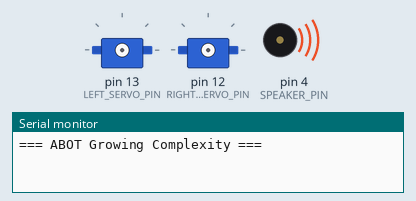
Recording of a sketch running on a simulated Arduino Uno, built with avr-gcc and run on an emulated ATmega328P. Parts: 2 × servo, buzzer (waves = sounding), the last lines printed to the serial monitor.

Above: at 0.1 s.
At 3.4 s:
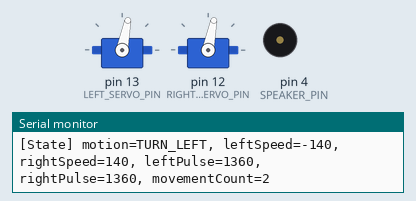
At 6.2 s:
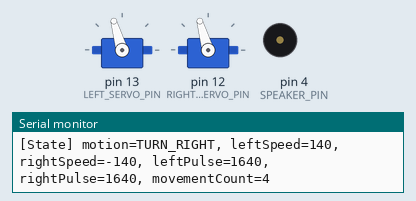
At 7.6 s:
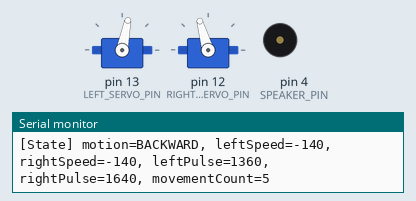
At 16.1 s:
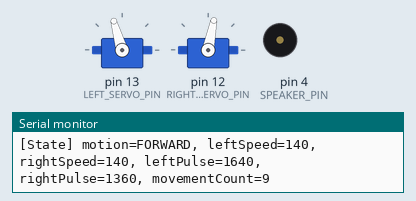
At 32.8 s:
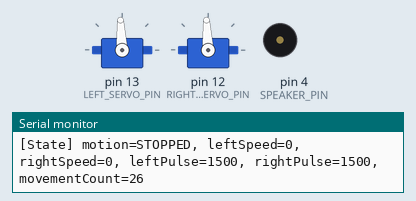
Timing chart, 0 to 34.3 s (numbered marks = the images above):
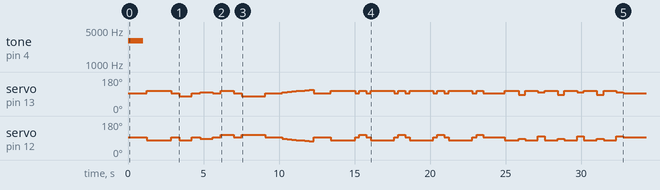

The sketch:

AbotGrowingComplexity.ino
```cpp
/*
 * Fribot Learning
 * Class Concept Robot
 *
 * Starter Project 02 — Growing Complexity
 *
 * This sketch expands the procedural ABOT program.
 *
 * It intentionally uses:
 *
 * - global variables,
 * - global state,
 * - many related constants,
 * - many procedural functions,
 * - shared Servo objects,
 * - movement sequences,
 * - calibration values,
 * - runtime state tracking.
 *
 * The program still works without a user-defined Robot class.
 *
 * The learning objective is to experience how procedural code becomes
 * more difficult to understand as responsibilities and state increase.
 */

#include <Servo.h>

// ============================================================================
// Hardware configuration
// ============================================================================

const int LEFT_SERVO_PIN = 13;
const int RIGHT_SERVO_PIN = 12;
const int SPEAKER_PIN = 4;

// ============================================================================
// Servo pulse configuration
// ============================================================================

const int SERVO_CLOCKWISE_FULL = 1300;
const int SERVO_STOP = 1500;
const int SERVO_COUNTERCLOCKWISE_FULL = 1700;

// ============================================================================
// Speed configuration
// ============================================================================

const int SPEED_MIN = -200;
const int SPEED_MAX = 200;

const int SPEED_SLOW = 80;
const int SPEED_NORMAL = 140;
const int SPEED_FAST = 200;

// ============================================================================
// Servo calibration
// ============================================================================

/*
 * Small calibration values may be required because two continuous
 * rotation servos do not always rotate at exactly the same speed.
 *
 * Change these values only after testing the physical robot.
 */

int leftServoCalibration = 0;
int rightServoCalibration = 0;

// ============================================================================
// Timing configuration
// ============================================================================

const int STARTUP_TONE_FREQUENCY = 3000;
const int STARTUP_TONE_DURATION = 1000;

const int SHORT_PAUSE_TIME = 500;
const int NORMAL_PAUSE_TIME = 1000;

const int SHORT_FORWARD_TIME = 800;
const int NORMAL_FORWARD_TIME = 1500;
const int LONG_FORWARD_TIME = 2500;

const int QUARTER_TURN_TIME = 400;
const int HALF_TURN_TIME = 800;

// ============================================================================
// Movement state
// ============================================================================

enum MotionState
{
  MOTION_STOPPED,
  MOTION_FORWARD,
  MOTION_BACKWARD,
  MOTION_TURN_LEFT,
  MOTION_TURN_RIGHT
};

MotionState currentMotion = MOTION_STOPPED;

int currentLeftSpeed = 0;
int currentRightSpeed = 0;

int currentLeftPulse = SERVO_STOP;
int currentRightPulse = SERVO_STOP;

bool servosAttached = false;

unsigned long movementCount = 0;

// ============================================================================
// Servo resources
// ============================================================================

Servo servoLeft;
Servo servoRight;

// ============================================================================
// Function declarations
// ============================================================================

void initializeRobot();
void playStartupTone();

void attachServos();
void detachServos();

void setWheelSpeeds(int leftSpeed, int rightSpeed);
void applyServoPulses(int leftPulse, int rightPulse);

int speedToLeftPulse(int speed);
int speedToRightPulse(int speed);
int clampSpeed(int speed);
int clampPulse(int pulse);

void moveForward(int speed, int time);
void moveBackward(int speed, int time);
void turnLeft(int speed, int time);
void turnRight(int speed, int time);
void pauseRobot(int time);
void stopRobot();

void accelerateForward(int startSpeed, int endSpeed, int step, int stepTime);

void runBasicSequence();
void runSquarePattern();
void runZigzagPattern();

void updateMotionState(
  MotionState motion,
  int leftSpeed,
  int rightSpeed
);

void printRobotState();
const char* motionToText(MotionState motion);

// ============================================================================
// Arduino setup
// ============================================================================

void setup()
{
  Serial.begin(9600);

  initializeRobot();

  Serial.println();
  Serial.println("=== Sequence 1: Basic Movement ===");

  runBasicSequence();

  pauseRobot(NORMAL_PAUSE_TIME);

  Serial.println();
  Serial.println("=== Sequence 2: Acceleration ===");

  accelerateForward(
    SPEED_SLOW,
    SPEED_FAST,
    20,
    250
  );

  pauseRobot(NORMAL_PAUSE_TIME);

  Serial.println();
  Serial.println("=== Sequence 3: Square Pattern ===");

  runSquarePattern();

  pauseRobot(NORMAL_PAUSE_TIME);

  Serial.println();
  Serial.println("=== Sequence 4: Zigzag Pattern ===");

  runZigzagPattern();

  stopRobot();

  detachServos();

  Serial.println();
  Serial.println("=== Demonstration Complete ===");
}

// ============================================================================
// Arduino loop
// ============================================================================

void loop()
{
  /*
   * This demonstration runs once in setup().
   *
   * Nothing needs to repeat automatically.
   */
}

// ============================================================================
// Robot initialization
// ============================================================================

void initializeRobot()
{
  Serial.println("=== ABOT Growing Complexity ===");

  playStartupTone();

  attachServos();

  stopRobot();

  Serial.println("[Robot] initialization complete");

  printRobotState();
}

void playStartupTone()
{
  tone(
    SPEAKER_PIN,
    STARTUP_TONE_FREQUENCY,
    STARTUP_TONE_DURATION
  );

  delay(STARTUP_TONE_DURATION);
}

// ============================================================================
// Servo connection management
// ============================================================================

void attachServos()
{
  if (servosAttached)
  {
    return;
  }

  servoLeft.attach(LEFT_SERVO_PIN);
  servoRight.attach(RIGHT_SERVO_PIN);

  servosAttached = true;

  applyServoPulses(
    SERVO_STOP,
    SERVO_STOP
  );

  Serial.println("[Robot] servos attached");
}

void detachServos()
{
  if (!servosAttached)
  {
    return;
  }

  stopRobot();

  servoLeft.detach();
  servoRight.detach();

  servosAttached = false;

  Serial.println("[Robot] servos detached");
}

// ============================================================================
// Wheel speed control
// ============================================================================

void setWheelSpeeds(int leftSpeed, int rightSpeed)
{
  if (!servosAttached)
  {
    Serial.println("[Warning] servos are not attached");
    return;
  }

  leftSpeed = clampSpeed(leftSpeed);
  rightSpeed = clampSpeed(rightSpeed);

  int leftPulse = speedToLeftPulse(leftSpeed);
  int rightPulse = speedToRightPulse(rightSpeed);

  applyServoPulses(
    leftPulse,
    rightPulse
  );

  currentLeftSpeed = leftSpeed;
  currentRightSpeed = rightSpeed;
}

void applyServoPulses(int leftPulse, int rightPulse)
{
  leftPulse = clampPulse(leftPulse);
  rightPulse = clampPulse(rightPulse);

  currentLeftPulse = leftPulse;
  currentRightPulse = rightPulse;

  servoLeft.writeMicroseconds(currentLeftPulse);
  servoRight.writeMicroseconds(currentRightPulse);
}

// ============================================================================
// Speed-to-pulse conversion
// ============================================================================

int speedToLeftPulse(int speed)
{
  /*
   * Positive speed means forward.
   *
   * The left servo must rotate counterclockwise
   * to move the left wheel forward.
   */

  int pulse = SERVO_STOP + speed;

  pulse += leftServoCalibration;

  return clampPulse(pulse);
}

int speedToRightPulse(int speed)
{
  /*
   * Positive speed means forward.
   *
   * The right servo must rotate clockwise
   * to move the right wheel forward.
   */

  int pulse = SERVO_STOP - speed;

  pulse += rightServoCalibration;

  return clampPulse(pulse);
}

int clampSpeed(int speed)
{
  return constrain(
    speed,
    SPEED_MIN,
    SPEED_MAX
  );
}

int clampPulse(int pulse)
{
  return constrain(
    pulse,
    SERVO_CLOCKWISE_FULL,
    SERVO_COUNTERCLOCKWISE_FULL
  );
}

// ============================================================================
// Basic movement functions
// ============================================================================

void moveForward(int speed, int time)
{
  speed = abs(clampSpeed(speed));

  updateMotionState(
    MOTION_FORWARD,
    speed,
    speed
  );

  setWheelSpeeds(
    speed,
    speed
  );

  movementCount++;

  printRobotState();

  delay(time);
}

void moveBackward(int speed, int time)
{
  speed = abs(clampSpeed(speed));

  updateMotionState(
    MOTION_BACKWARD,
    -speed,
    -speed
  );

  setWheelSpeeds(
    -speed,
    -speed
  );

  movementCount++;

  printRobotState();

  delay(time);
}

void turnLeft(int speed, int time)
{
  speed = abs(clampSpeed(speed));

  updateMotionState(
    MOTION_TURN_LEFT,
    -speed,
    speed
  );

  setWheelSpeeds(
    -speed,
    speed
  );

  movementCount++;

  printRobotState();

  delay(time);
}

void turnRight(int speed, int time)
{
  speed = abs(clampSpeed(speed));

  updateMotionState(
    MOTION_TURN_RIGHT,
    speed,
    -speed
  );

  setWheelSpeeds(
    speed,
    -speed
  );

  movementCount++;

  printRobotState();

  delay(time);
}

void pauseRobot(int time)
{
  stopRobot();

  delay(time);
}

void stopRobot()
{
  updateMotionState(
    MOTION_STOPPED,
    0,
    0
  );

  if (servosAttached)
  {
    setWheelSpeeds(
      0,
      0
    );
  }

  printRobotState();
}

// ============================================================================
// Gradual acceleration
// ============================================================================

void accelerateForward(
  int startSpeed,
  int endSpeed,
  int step,
  int stepTime
)
{
  startSpeed = abs(clampSpeed(startSpeed));
  endSpeed = abs(clampSpeed(endSpeed));
  step = abs(step);

  if (step == 0)
  {
    Serial.println("[Warning] acceleration step cannot be zero");
    return;
  }

  if (startSpeed > endSpeed)
  {
    int temporarySpeed = startSpeed;
    startSpeed = endSpeed;
    endSpeed = temporarySpeed;
  }

  currentMotion = MOTION_FORWARD;

  for (
    int speed = startSpeed;
    speed <= endSpeed;
    speed += step
  )
  {
    updateMotionState(
      MOTION_FORWARD,
      speed,
      speed
    );

    setWheelSpeeds(
      speed,
      speed
    );

    printRobotState();

    delay(stepTime);
  }

  movementCount++;

  stopRobot();
}

// ============================================================================
// Movement sequences
// ============================================================================

void runBasicSequence()
{
  moveForward(
    SPEED_NORMAL,
    NORMAL_FORWARD_TIME
  );

  pauseRobot(SHORT_PAUSE_TIME);

  turnLeft(
    SPEED_NORMAL,
    HALF_TURN_TIME
  );

  pauseRobot(SHORT_PAUSE_TIME);

  moveForward(
    SPEED_SLOW,
    SHORT_FORWARD_TIME
  );

  pauseRobot(SHORT_PAUSE_TIME);

  turnRight(
    SPEED_NORMAL,
    HALF_TURN_TIME
  );

  pauseRobot(SHORT_PAUSE_TIME);

  moveBackward(
    SPEED_NORMAL,
    NORMAL_FORWARD_TIME
  );

  stopRobot();
}

void runSquarePattern()
{
  for (int side = 1; side <= 4; side++)
  {
    Serial.print("[Square] side ");
    Serial.println(side);

    moveForward(
      SPEED_NORMAL,
      NORMAL_FORWARD_TIME
    );

    pauseRobot(250);

    turnRight(
      SPEED_NORMAL,
      QUARTER_TURN_TIME
    );

    pauseRobot(250);
  }

  stopRobot();
}

void runZigzagPattern()
{
  for (int section = 1; section <= 3; section++)
  {
    Serial.print("[Zigzag] section ");
    Serial.println(section);

    moveForward(
      SPEED_NORMAL,
      SHORT_FORWARD_TIME
    );

    turnLeft(
      SPEED_SLOW,
      QUARTER_TURN_TIME
    );

    moveForward(
      SPEED_NORMAL,
      SHORT_FORWARD_TIME
    );

    turnRight(
      SPEED_SLOW,
      QUARTER_TURN_TIME
    );
  }

  stopRobot();
}

// ============================================================================
// State management
// ============================================================================

void updateMotionState(
  MotionState motion,
  int leftSpeed,
  int rightSpeed
)
{
  currentMotion = motion;
  currentLeftSpeed = leftSpeed;
  currentRightSpeed = rightSpeed;
}

// ============================================================================
// Diagnostics
// ============================================================================

void printRobotState()
{
  Serial.print("[State] motion=");
  Serial.print(motionToText(currentMotion));

  Serial.print(", leftSpeed=");
  Serial.print(currentLeftSpeed);

  Serial.print(", rightSpeed=");
  Serial.print(currentRightSpeed);

  Serial.print(", leftPulse=");
  Serial.print(currentLeftPulse);

  Serial.print(", rightPulse=");
  Serial.print(currentRightPulse);

  Serial.print(", movementCount=");
  Serial.println(movementCount);
}

const char* motionToText(MotionState motion)
{
  switch (motion)
  {
    case MOTION_STOPPED:
      return "STOPPED";

    case MOTION_FORWARD:
      return "FORWARD";

    case MOTION_BACKWARD:
      return "BACKWARD";

    case MOTION_TURN_LEFT:
      return "TURN_LEFT";

    case MOTION_TURN_RIGHT:
      return "TURN_RIGHT";

    default:
      return "UNKNOWN";
  }
}
```
